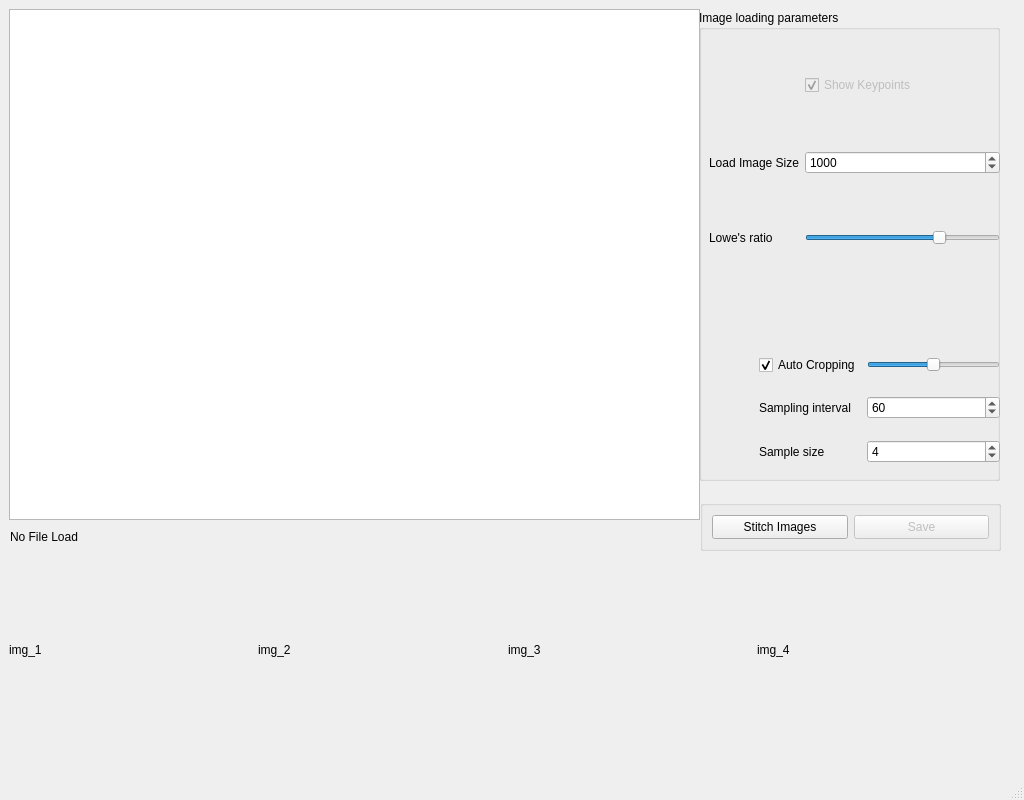
<?xml version="1.0" encoding="UTF-8"?>
<ui version="4.0">
 <class>MainWindow</class>
 <widget class="QMainWindow" name="MainWindow">
  <property name="geometry">
   <rect>
    <x>0</x>
    <y>0</y>
    <width>1024</width>
    <height>800</height>
   </rect>
  </property>
  <property name="windowTitle">
   <string>MainWindow</string>
  </property>
  <widget class="QWidget" name="centralwidget">
   <widget class="QWidget" name="verticalLayoutWidget">
    <property name="geometry">
     <rect>
      <x>9</x>
      <y>9</y>
      <width>691</width>
      <height>511</height>
     </rect>
    </property>
    <property name="acceptDrops">
     <bool>false</bool>
    </property>
    <layout class="QVBoxLayout" name="ImageDisplay">
     <item>
      <widget class="QGraphicsView" name="resultDis">
       <property name="acceptDrops">
        <bool>false</bool>
       </property>
      </widget>
     </item>
    </layout>
   </widget>
   <widget class="QGroupBox" name="ProcessTools">
    <property name="enabled">
     <bool>true</bool>
    </property>
    <property name="geometry">
     <rect>
      <x>700</x>
      <y>500</y>
      <width>301</width>
      <height>51</height>
     </rect>
    </property>
    <property name="acceptDrops">
     <bool>false</bool>
    </property>
    <property name="toolTip">
     <string extracomment="Click the button to execute different process"/>
    </property>
    <property name="autoFillBackground">
     <bool>false</bool>
    </property>
    <layout class="QHBoxLayout" name="horizontalLayout">
     <item>
      <widget class="QPushButton" name="stitch_image">
       <property name="sizePolicy">
        <sizepolicy hsizetype="Minimum" vsizetype="Preferred">
         <horstretch>0</horstretch>
         <verstretch>0</verstretch>
        </sizepolicy>
       </property>
       <property name="acceptDrops">
        <bool>false</bool>
       </property>
       <property name="text">
        <string>Stitch Images</string>
       </property>
      </widget>
     </item>
     <item>
      <widget class="QPushButton" name="save">
       <property name="enabled">
        <bool>false</bool>
       </property>
       <property name="sizePolicy">
        <sizepolicy hsizetype="Minimum" vsizetype="Preferred">
         <horstretch>0</horstretch>
         <verstretch>0</verstretch>
        </sizepolicy>
       </property>
       <property name="acceptDrops">
        <bool>false</bool>
       </property>
       <property name="text">
        <string>Save</string>
       </property>
      </widget>
     </item>
    </layout>
   </widget>
   <widget class="QLabel" name="file_path">
    <property name="geometry">
     <rect>
      <x>10</x>
      <y>530</y>
      <width>681</width>
      <height>16</height>
     </rect>
    </property>
    <property name="acceptDrops">
     <bool>false</bool>
    </property>
    <property name="text">
     <string>No File Load</string>
    </property>
    <property name="alignment">
     <set>Qt::AlignLeading|Qt::AlignLeft|Qt::AlignTop</set>
    </property>
   </widget>
   <widget class="QWidget" name="horizontalLayoutWidget">
    <property name="geometry">
     <rect>
      <x>9</x>
      <y>559</y>
      <width>991</width>
      <height>181</height>
     </rect>
    </property>
    <property name="acceptDrops">
     <bool>false</bool>
    </property>
    <layout class="QHBoxLayout" name="horizontalLayout_2">
     <item>
      <widget class="QLabel" name="image_1">
       <property name="acceptDrops">
        <bool>false</bool>
       </property>
       <property name="text">
        <string>img_1</string>
       </property>
      </widget>
     </item>
     <item>
      <widget class="QLabel" name="image_2">
       <property name="acceptDrops">
        <bool>false</bool>
       </property>
       <property name="text">
        <string>img_2</string>
       </property>
      </widget>
     </item>
     <item>
      <widget class="QLabel" name="image_3">
       <property name="acceptDrops">
        <bool>false</bool>
       </property>
       <property name="text">
        <string>img_3</string>
       </property>
      </widget>
     </item>
     <item>
      <widget class="QLabel" name="image_4">
       <property name="acceptDrops">
        <bool>false</bool>
       </property>
       <property name="text">
        <string>img_4</string>
       </property>
      </widget>
     </item>
    </layout>
   </widget>
   <widget class="QGroupBox" name="parameterSetting">
    <property name="geometry">
     <rect>
      <x>699</x>
      <y>10</y>
      <width>301</width>
      <height>471</height>
     </rect>
    </property>
    <property name="acceptDrops">
     <bool>false</bool>
    </property>
    <property name="title">
     <string>Image loading parameters</string>
    </property>
    <widget class="QWidget" name="gridLayoutWidget">
     <property name="geometry">
      <rect>
       <x>10</x>
       <y>10</y>
       <width>291</width>
       <height>281</height>
      </rect>
     </property>
     <property name="acceptDrops">
      <bool>false</bool>
     </property>
     <layout class="QGridLayout" name="gridLayout">
      <property name="verticalSpacing">
       <number>1</number>
      </property>
      <item row="1" column="0">
       <widget class="QLabel" name="label">
        <property name="acceptDrops">
         <bool>false</bool>
        </property>
        <property name="text">
         <string>Load Image Size</string>
        </property>
       </widget>
      </item>
      <item row="1" column="1">
       <widget class="QSpinBox" name="spin_level">
        <property name="enabled">
         <bool>true</bool>
        </property>
        <property name="acceptDrops">
         <bool>false</bool>
        </property>
        <property name="maximum">
         <number>2560</number>
        </property>
        <property name="value">
         <number>1000</number>
        </property>
       </widget>
      </item>
      <item row="2" column="1">
       <widget class="QSlider" name="lRatio">
        <property name="acceptDrops">
         <bool>false</bool>
        </property>
        <property name="value">
         <number>70</number>
        </property>
        <property name="orientation">
         <enum>Qt::Horizontal</enum>
        </property>
       </widget>
      </item>
      <item row="2" column="0">
       <widget class="QLabel" name="label_2">
        <property name="enabled">
         <bool>true</bool>
        </property>
        <property name="acceptDrops">
         <bool>false</bool>
        </property>
        <property name="text">
         <string>Lowe's ratio</string>
        </property>
       </widget>
      </item>
      <item row="0" column="1">
       <widget class="QCheckBox" name="isAutoSlice">
        <property name="enabled">
         <bool>false</bool>
        </property>
        <property name="acceptDrops">
         <bool>false</bool>
        </property>
        <property name="text">
         <string>Show Keypoints</string>
        </property>
        <property name="checked">
         <bool>true</bool>
        </property>
       </widget>
      </item>
     </layout>
    </widget>
    <widget class="QWidget" name="gridLayoutWidget_2">
     <property name="geometry">
      <rect>
       <x>60</x>
       <y>330</y>
       <width>241</width>
       <height>141</height>
      </rect>
     </property>
     <property name="acceptDrops">
      <bool>false</bool>
     </property>
     <layout class="QGridLayout" name="gridLayout_2">
      <item row="1" column="0">
       <widget class="QLabel" name="label_3">
        <property name="acceptDrops">
         <bool>false</bool>
        </property>
        <property name="toolTip">
         <string/>
        </property>
        <property name="accessibleDescription">
         <string comment="Set the frame interval to pick a sample image"/>
        </property>
        <property name="text">
         <string>Sampling interval</string>
        </property>
       </widget>
      </item>
      <item row="1" column="1">
       <widget class="QSpinBox" name="interval">
        <property name="acceptDrops">
         <bool>false</bool>
        </property>
        <property name="toolTip">
         <string/>
        </property>
        <property name="toolTipDuration">
         <number>-1</number>
        </property>
        <property name="value">
         <number>60</number>
        </property>
       </widget>
      </item>
      <item row="2" column="0">
       <widget class="QLabel" name="label_4">
        <property name="acceptDrops">
         <bool>false</bool>
        </property>
        <property name="toolTip">
         <string/>
        </property>
        <property name="text">
         <string>Sample size</string>
        </property>
       </widget>
      </item>
      <item row="2" column="1">
       <widget class="QSpinBox" name="imgNum">
        <property name="acceptDrops">
         <bool>false</bool>
        </property>
        <property name="value">
         <number>4</number>
        </property>
       </widget>
      </item>
      <item row="0" column="0">
       <widget class="QCheckBox" name="isCrop">
        <property name="text">
         <string>Auto Cropping</string>
        </property>
        <property name="checked">
         <bool>true</bool>
        </property>
       </widget>
      </item>
      <item row="0" column="1">
       <widget class="QSlider" name="cropDegree">
        <property name="maximum">
         <number>10</number>
        </property>
        <property name="value">
         <number>5</number>
        </property>
        <property name="orientation">
         <enum>Qt::Horizontal</enum>
        </property>
       </widget>
      </item>
     </layout>
    </widget>
   </widget>
  </widget>
  <widget class="QStatusBar" name="statusbar"/>
  <widget class="QMenuBar" name="menubar">
   <property name="geometry">
    <rect>
     <x>0</x>
     <y>0</y>
     <width>1024</width>
     <height>22</height>
    </rect>
   </property>
  </widget>
  <action name="actionOpen">
   <property name="text">
    <string>Open...</string>
   </property>
  </action>
 </widget>
 <resources/>
 <connections/>
</ui>
